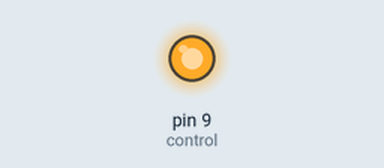
Simulated run of this sketch. Board: Arduino Uno, built with avr-gcc and run on an emulated ATmega328P. Parts: output pins drawn as LEDs (lit = HIGH).

Above: at 2.0 s.
At 5.0 s:
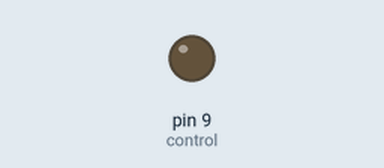
Timing chart, 0 to 7.8 s (numbered marks = the images above):
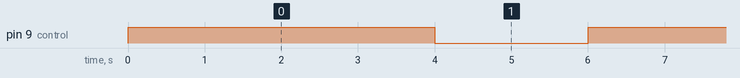

The sketch:

prueba_rele_conmutacion.ino
```cpp
const int control=9;
void setup() {
  // put your setup code here, to run once:
      pinMode(control, OUTPUT);
}

void loop() {
  // put your main code here, to run repeatedly:
    digitalWrite(control, HIGH);
    delay(4000);
    digitalWrite(control, LOW);
    delay(2000);
}
```

Measured:
- by itself, pin 9 (control): alternates HIGH for 4.0 s and LOW for 2.0 s
